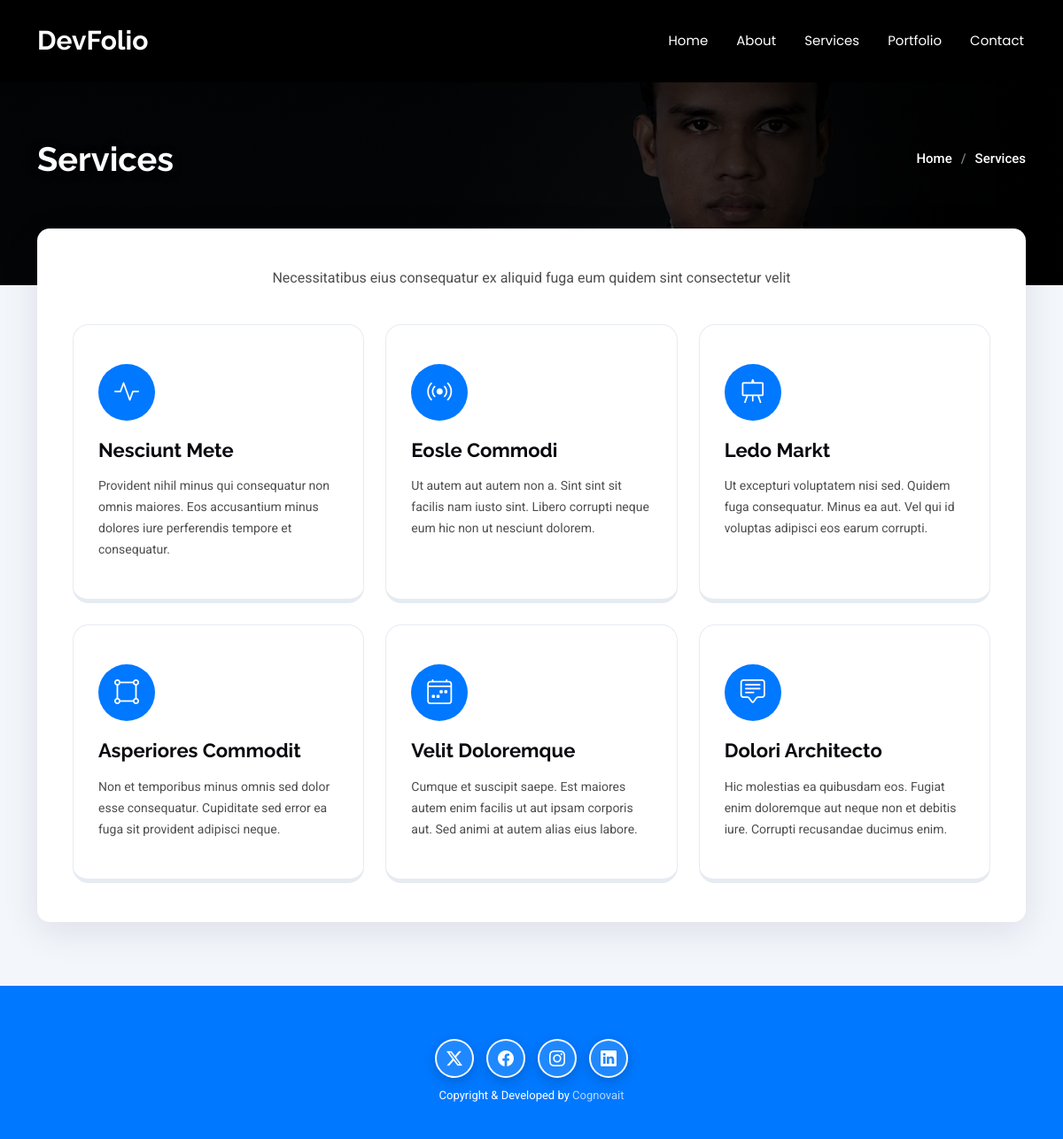
Page /services.php on the earlier database version.
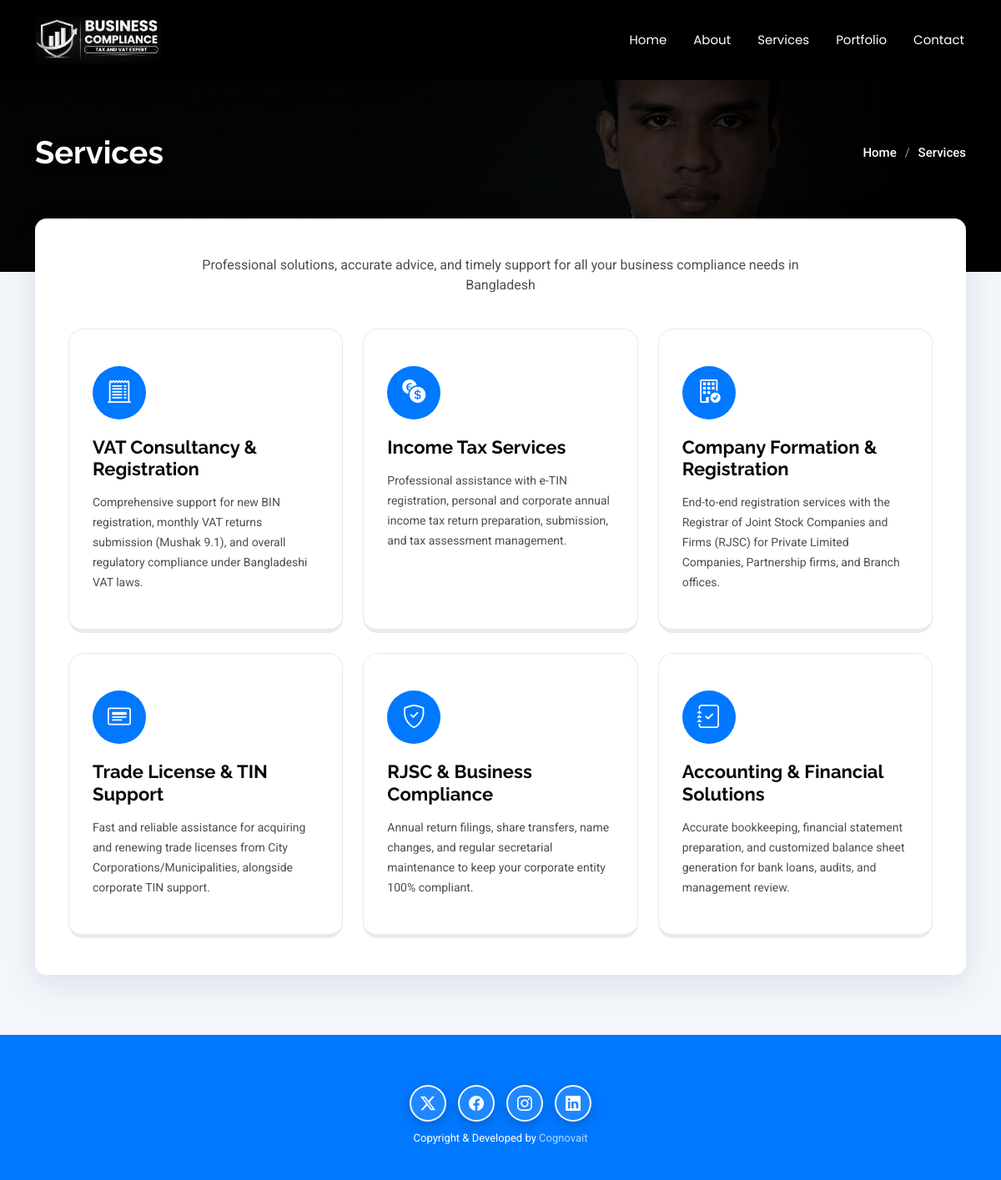
Same page on the later database version.
### tables this page shows
CREATE TABLE `nav_menu` (
  `id` int(10) unsigned NOT NULL AUTO_INCREMENT,
  `label` varchar(50) NOT NULL,
  `url` varchar(255) NOT NULL DEFAULT '#',
  `sort_order` int(11) NOT NULL DEFAULT 0,
  `is_active` tinyint(1) NOT NULL DEFAULT 1,
  PRIMARY KEY (`id`)
);

CREATE TABLE `services` (
  `id` int(10) unsigned NOT NULL AUTO_INCREMENT,
  `icon` varchar(64) NOT NULL COMMENT 'Bootstrap Icons class, e.g. bi-activity',
  `title` varchar(150) NOT NULL,
  `description` text NOT NULL,
  `sort_order` int(11) NOT NULL DEFAULT 0,
  `is_active` tinyint(1) NOT NULL DEFAULT 1,
  PRIMARY KEY (`id`)
);

CREATE TABLE `social_links` (
  `id` int(10) unsigned NOT NULL AUTO_INCREMENT,
  `icon` varchar(64) NOT NULL COMMENT 'Bootstrap Icons class, e.g. bi-twitter-x',
  `url` varchar(255) NOT NULL DEFAULT '#',
  `sort_order` int(11) NOT NULL DEFAULT 0,
  `is_active` tinyint(1) NOT NULL DEFAULT 1,
  PRIMARY KEY (`id`)
);

### src/helpers.php (called while the page is built, shortened)
<?php
function e(mixed $value): string
{
    return htmlspecialchars((string) $value, ENT_QUOTES | ENT_SUBSTITUTE, 'UTF-8');
}
function safe_url(?string $url): string
{
    $url = trim((string) $url);
    if (preg_match('#^https?://#i', $url) || preg_match('/^#[\w-]*$/', $url)) {
        return $url;
    }
    return '#';
}
function nav_url(?string $url): string
{
    $url = trim((string) $url);
    if (preg_match('/^[A-Za-z0-9_-]+\.php(?:#[\w-]*)?$/', $url)) {
        return $url;
    }
    return '#';
}
if (!function_exists('settings')) {
    function settings(): array
    {
        static $cache = null;
        if ($cache === null) {
            $cache = [];
            try {
                foreach (Database::fetchAll('SELECT setting_key, setting_value FROM site_settings') as $row) {
                    $cache[$row['setting_key']] = $row['setting_value'];
                }
            } catch (Throwable) {
                return [];
            }
        }
        return $cache;
    }
}
if (!function_exists('setting')) {
    function setting(string $key, mixed $default = ''): string
    {
        $all = settings();
        return isset($all[$key]) && $all[$key] !== null ? (string) $all[$key] : (string) ($default ?? '');
    }
}

### db.php (called while the page is built, shortened)
<?php
final class Database
{
    private static ?PDO $pdo = null;
    private static function getEnvOr(string $key, string $default): string
    {
        $val = getenv($key);
        return $_ENV[$key] ?? $_SERVER[$key] ?? $default;
    }
    public static function pdo(): PDO
    {
        if (self::$pdo instanceof PDO) {
            return self::$pdo;
        }
        $host    = self::getEnvOr('DB_HOST', '127.0.0.1');
        $port    = self::getEnvOr('DB_PORT', '3306');
        $name    = self::getEnvOr('DB_NAME', 'devfolio');
        $user    = self::getEnvOr('DB_USER', 'root');
        $pass    = self::getEnvOr('DB_PASS', '');
        $charset = 'utf8mb4';
        $opts = [
            PDO::ATTR_ERRMODE            => PDO::ERRMODE_EXCEPTION,
            PDO::ATTR_DEFAULT_FETCH_MODE => PDO::FETCH_ASSOC,
            PDO::ATTR_EMULATE_PREPARES   => false,
        ];
        $base = sprintf('mysql:host=%s;port=%s;charset=%s', $host, $port, $charset);
        try {
            try {
                self::$pdo = new PDO($base . ';dbname=' . $name, $user, $pass, $opts);
            } catch (PDOException $e) {
                if ((int) ($e->errorInfo[1] ?? 0) !== 1049) {
                    throw $e;
                }
                $tmp = new PDO($base, $user, $pass, $opts);
                $tmp->exec('CREATE DATABASE IF NOT EXISTS `' . $name . '` CHARACTER SET utf8mb4 COLLATE utf8mb4_unicode_ci');
                self::$pdo = new PDO($base . ';dbname=' . $name, $user, $pass, $opts);
            }
        } catch (PDOException $e) {
            error_log('DevFolio DB connection failed: ' . $e->getMessage());
            http_response_code(500);
            exit('Database connection failed: ' . $e->getMessage());
        }
        return self::$pdo;
    }
    private static function run(string $sql, array $params): PDOStatement
    {
        $st = self::pdo()->prepare($sql);
        $st->execute($params);
        return $st;
    }
    public static function fetchAll(string $sql, array $params = []): array
    {
        $st = self::run($sql, $params);
        return $st->fetchAll();
    }
}
function db(): PDO
{
    return Database::pdo();
}

### services.php (the view, shortened to what this page needs)
<?php
require_once __DIR__ . '/includes/functions.php';
$pageTitle   = 'Services - ' . setting('site_name', 'DevFolio') . ' Bootstrap Template';
$bodyClass   = 'services-page inner-page';
$bannerTitle = 'Services';
$services = get_services();
require __DIR__ . '/includes/header.php';
?>
  <main class="main">
    <?php require __DIR__ . '/includes/breadcrumb.php'; ?>
    <section id="services" class="services section">
      <div class="container">
       <div class="inner-card">
        <?php inner_intro(setting('services_title', 'Services'), setting('services_subtitle'), $bannerTitle); ?>
        <div class="row gy-4">
          <?php foreach ($services as $i => $sv): ?>
          <div class="col-lg-4 col-md-6" data-aos="fade-up" data-aos-delay="<?= ($i + 1) * 100 ?>">
            <div class="service-item position-relative">
              <div class="icon">
                <i class="bi <?= e($sv['icon']) ?>"></i>
              </div>
              <a href="#" class="stretched-link">
                <h3><?= e($sv['title']) ?></h3>
              </a>
              <p><?= e($sv['description']) ?></p>
            </div>
          </div>
          <?php endforeach; ?>
        </div>
       </div>
      </div>
    </section>
  </main>
<?php require __DIR__ . '/includes/footer.php'; ?>

### includes/header.php (shortened to what this page needs)
<?php
require_once __DIR__ . '/functions.php';
$bodyClass = $bodyClass ?? 'index-page';
$siteName = setting('site_name', 'DevFolio');
$siteLogo = setting('site_logo', '');
$navItems      = get_nav_items();
$currentScript = basename($_SERVER['SCRIPT_NAME'] ?? 'index.php');
$navLinkActive = static function (string $url) use ($currentScript): bool {
    $path = strtok($url, '#?') ?: '';
    if ($path === '' || !str_ends_with($path, '.php')) {
        return false;
    }
    if ($path === $currentScript) {
        return true;
    }
    $slug = substr($path, 0, -4);
    return str_starts_with($currentScript, $slug . '-');
};
?>
<!DOCTYPE html>
<html lang="en">
<head>
  <link href="css/bootstrap.min.css" rel="stylesheet">
  <link href="css/bootstrap-icons.css" rel="stylesheet">
  <link href="css/aos.css" rel="stylesheet">
  <link href="css/glightbox.min.css" rel="stylesheet">
  <link href="css/swiper-bundle.min.css" rel="stylesheet">
  <link href="css/main.css?v=3.4" rel="stylesheet">
</head>
<body class="<?= e($bodyClass) ?>">
  <header id="header" class="header d-flex align-items-center sticky-top">
    <div class="container-fluid container-xl position-relative d-flex align-items-center justify-content-between">
      <a href="index.php" class="logo d-flex align-items-center">
        <?php if (!empty($siteLogo) && is_file(ROOT_PATH . '/' . $siteLogo)): ?>
          <img src="<?= e($siteLogo) ?>?v=<?= filemtime(ROOT_PATH . '/' . $siteLogo) ?>" alt="<?= e($siteName) ?>" class="site-header-logo">
        <?php else: ?>
          <h1 class="sitename"><?= e($siteName) ?></h1>
        <?php endif; ?>
      </a>
      <nav id="navmenu" class="navmenu">
        <ul>
          <?php foreach ($navItems as $item): $isActive = $navLinkActive((string) $item['url']); ?>
          <li><a href="<?= e(nav_url($item['url'])) ?>"<?= $isActive ? ' class="active"' : '' ?>><?= e($item['label']) ?></a></li>
          <?php endforeach; ?>
        </ul>
      </nav>
    </div>
  </header>

### includes/breadcrumb.php
<?php
require_once __DIR__ . '/functions.php';
$bannerTitle = $bannerTitle ?? 'Page';
$bannerImage = $bannerImage ?? setting('page_banner_image', 'img/Hero-image.jpg');
?>
    <div class="page-title page-banner" data-aos="fade" style="background-image: url('<?= e($bannerImage) ?>')">
      <div class="container d-lg-flex justify-content-between align-items-center">
        <h1 class="mb-2 mb-lg-0"><?= e($bannerTitle) ?></h1>
        <nav class="breadcrumbs">
          <ol>
            <li><a href="index.php">Home</a></li>
            <li class="current"><?= e($bannerTitle) ?></li>
          </ol>
        </nav>
      </div>
    </div>

### includes/functions.php (shortened to what this page needs)
<?php
function fetch_active(string $table, string $order = 'sort_order, id'): array
{
    $allowed = ['skills', 'resume_items', 'services', 'stats', 'portfolio_categories',
                'pricing_plans', 'faqs', 'testimonials', 'social_links'];
    return db()->query("SELECT * FROM `$table` WHERE is_active = 1 ORDER BY $order")->fetchAll();
}
function get_services(): array     { return fetch_active('services'); }
function get_social_links(): array { return fetch_active('social_links'); }
function inner_intro(string $heading, string $subtitle, string $bannerTitle): void
{
    $subtitle    = trim($subtitle);
    echo '<div class="section-title inner-intro">';
    if ($subtitle !== '') {
        echo '<p>' . e($subtitle) . '</p>';
    }
    echo "</div>\n";
}
function get_nav_items(): array
{
    return Database::fetchAll('SELECT * FROM nav_menu WHERE is_active = 1 ORDER BY sort_order, id');
}

### includes/footer.php (shortened to what this page needs)
<?php
require_once __DIR__ . '/functions.php';
?>
  <footer id="footer" class="footer accent-background">
    <div class="container">
      <div class="social-links d-flex justify-content-center">
        <?php foreach (get_social_links() as $s): ?>
        <a href="<?= e(safe_url($s['url'])) ?>"><i class="bi <?= e($s['icon']) ?>"></i></a>
        <?php endforeach; ?>
      </div>
      <div class="credits">
        Copyright &amp; Developed by <a href="https://cognovait.com/" target="_blank" rel="noopener">Cognovait</a>
      </div>
    </div>
  </footer>
</body>
</html>

Differences in the rows shown:
removed services: title "Nesciunt Mete", description "Provident nihil minus qui consequatur non omnis maiores. Eos accusantium minus dolores iure perferendis tempore et consequatur."
removed services: title "Eosle Commodi", description "Ut autem aut autem non a. Sint sint sit facilis nam iusto sint. Libero corrupti neque eum hic non ut nesciunt dolorem."
removed services: title "Ledo Markt", description "Ut excepturi voluptatem nisi sed. Quidem fuga consequatur. Minus ea aut. Vel qui id voluptas adipisci eos earum corrupti."
removed services: title "Asperiores Commodit", description "Non et temporibus minus omnis sed dolor esse consequatur. Cupiditate sed error ea fuga sit provident adipisci neque."
removed services: title "Velit Doloremque", description "Cumque et suscipit saepe. Est maiores autem enim facilis ut aut ipsam corporis aut. Sed animi at autem alias eius labore."
removed services: title "Dolori Architecto", description "Hic molestias ea quibusdam eos. Fugiat enim doloremque aut neque non et debitis iure. Corrupti recusandae ducimus enim."
added services: title "VAT Consultancy & Registration", description "Comprehensive support for new BIN registration, monthly VAT returns submission (Mushak 9.1), and overall regulatory compliance under Bangladeshi VAT laws."
added services: title "Income Tax Services", description "Professional assistance with e-TIN registration, personal and corporate annual income tax return preparation, submission, and tax assessment management."
added services: title "Company Formation & Registration", description "End-to-end registration services with the Registrar of Joint Stock Companies and Firms (RJSC) for Private Limited Companies, Partnership firms, and Branch offices."
added services: title "Trade License & TIN Support", description "Fast and reliable assistance for acquiring and renewing trade licenses from City Corporations/Municipalities, alongside corporate TIN support."
added services: title "RJSC & Business Compliance", description "Annual return filings, share transfers, name changes, and regular secretarial maintenance to keep your corporate entity 100% compliant."
added services: title "Accounting & Financial Solutions", description "Accurate bookkeeping, financial statement preparation, and customized balance sheet generation for bank loans, audits, and management review."
Other differences:
$subtitle: "Necessitatibus eius consequatur ex aliquid fuga eum quidem sint consectetur velit" → "Professional solutions, accurate advice, and timely support for all your business compliance needs in Bangladesh"
$siteName: "DevFolio" → (not shown)
